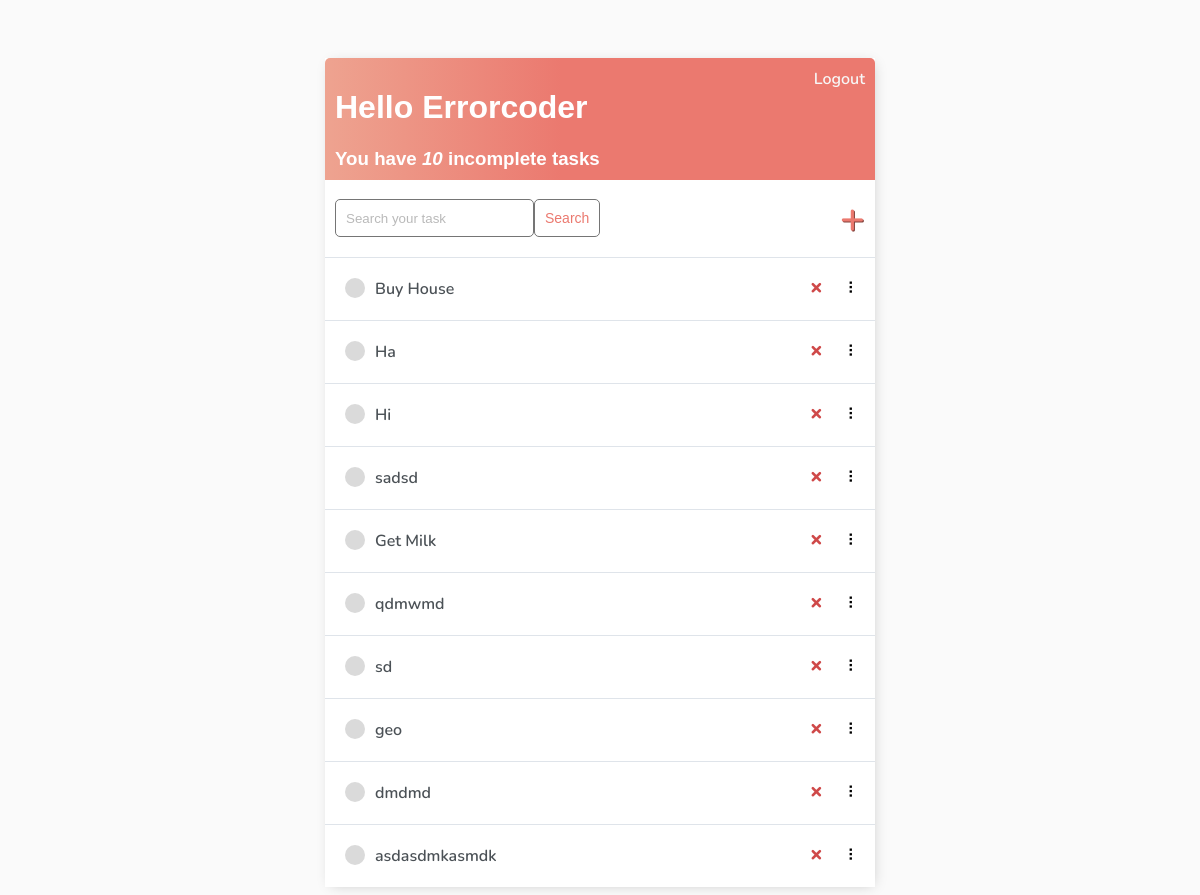
The app's page / (signed in) with its own data.
### base/models.py (models this page shows)
class Task(models.Model):
    user = models.ForeignKey(User, on_delete=models.CASCADE, null=True, blank=True)
    title = models.CharField(max_length=200, default='')
    description = models.TextField(max_length=450, default='')
    complete = models.BooleanField(default=False)
    created =  models.DateTimeField(auto_now_add=True)
    def __str__(self):
        return self.title
    class Meta:
        ordering = ['complete']

### base/views.py (the view)
# urls.py: path('', TaskList.as_view(), name='tasks'),
class TaskList(LoginRequiredMixin, ListView):
    model = Task
    context_object_name = 'tasks'
    def get_context_data(self, **kwargs):
        context = super().get_context_data(**kwargs)
        context['tasks'] = self.get_queryset()
        context['count'] = context['tasks'].filter(complete=False).count()
        search_input = self.request.GET.get('search-area') or ''
        if search_input:
            context['tasks'] = context['tasks'].filter(title__icontains=search_input)
        context['search_input'] = search_input
        return context

### base/templates/base/task_list.html
{% extends "base/main.html" %}
{% block content %}
<div class="header-bar">
    <div>
        <h1>Hello {{request.user|title}}</h1>
        <h3 style="margin:0">You have <i>{{count}}</i> incomplete task{{ count|pluralize:"s" }}</h3>
    </div>
    {% if request.user.is_authenticated %}
    <a href="{% url 'logout' %}">Logout</a>
    {% else %}
    <a href="{% url 'login' %}">Login</a>
    {% endif %}
</div>
<div id="search-add-wrapper">
    <form method="GET" style="display:flex;">
        <input type="text" name="search-area" placeholder="Search your task" value="{{search_input}}">
        <input class="button" type="submit" value="Search">
    </form>
    {% if tasks|length > 0 %}
    <a id = "add-link" href="{% url 'task-create' %}">&#x2b;</a>
    {% endif %}
</div>
<div id="tasklist" class="task-items-wrapper">
    {% for task in tasks %}
    <div class="task-wrapper" data-position="{{task.pk}}">
        <div class="task-title">
            {% if task.complete %}
            <div class="task-complete-icon"></div>
            <i><s><a href="{% url 'task-update' task.id %}">{{task}}</a></s></i> {% else %}
            <div class="task-incomplete-icon"></div>
            <a href="{% url 'task-update' task.id %}">{{task}}</a> {% endif %}
        </div>
        <div class="task-controls">
            <a class="delete-link" href="{% url 'task-delete' task.id %}">&#215;</a>
            <span class="handle">&nbsp;&#10247;</span>
        </div>
    </div>
    {% empty %}
    <div style="text-align: center; padding-bottom: 10px; line-height: 1em;">
        <h3>No new tasks are created.</h3>
        <h3>Create a <a style="text-decoration: none; color: #e53935;" href="{% url 'task-create' %}">New task</a> ! </h3>
    </div>
    {% endfor %}
</div>
{% endblock content %}

### base/templates/base/main.html (style rules this page uses)
body { background-color: #FAFAFA; font-family: 'Nunito', sans-serif; padding-top: 50px; }
h1, h2, h3, h4, h5, h6 { font-family: 'Raleway', sans-serif; }
a, p { color:#4b5156; }
a { font-weight: 600; }
input { outline : none; border : none; }
.header-bar { display:flex; justify-content: space-between; color:#fff; padding: 10px; border-radius: 5px 5px 0 0; background: linear-gradient(90deg, #EEA390 0%, #EB796F 43%, #EB796F 100%); }
.header-bar a { color: rgb(247, 247, 247); text-decoration: none; }
.task-wrapper { display: flex; align-items: center; justify-content: space-between; background-color: #fff; border-top: 1px solid #dfe4ea; overflow: hidden; }
.task-title { display: flex; padding: 20px; }
.task-title a { text-decoration: none; color: #4b5156; margin-left: 10px; }
.task-incomplete-icon { height: 20px; width: 20px; background-color: rgb(218, 218, 218); border-radius: 50%; }
.delete-link { text-decoration: none; font-weight: 900; color: #cf4949; font-size: 22px; line-height: 0; padding: 20px 0px; }
.handle { display: inline-block; padding: 20px 16px; cursor: grab; user-select: none; }
.handle:after, .handle:before { display: block; content: ""; }
#add-link { color: #EB796F; text-decoration: none; font-size: 42px; text-shadow: 1px 1px #81413b; }
#search-add-wrapper { display: flex; justify-content: space-between; align-items: center; padding: 10px; }
input[type=text], input[type=password], textarea { border: 1px solid #757575; border-radius: 5px; padding: 10px; width: 90%; }
::placeholder { font-weight: 300; opacity: 0.5; }
.button { border: 1px solid #757575; background-color: #FFF; color: #EB796F; padding: 10px; font-size: 14px; border-radius: 5px; cursor: pointer; text-decoration: none; }

### records on screen
Task: title "Buy House"
Task: title "Ha"
Task: title "Hi"
Task: title "sadsd"
Task: title "Get Milk"
Task: title "qdmwmd"
Task: title "sd"
Task: title "geo"
Task: title "dmdmd"
Task: title "asdasdmkasmdk"

### other values on screen
{{ request.user|title }} "Errorcoder"
{{ count }} "10"
